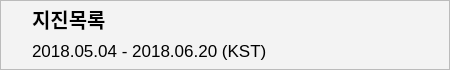
           <widget class="QFrame" name="listTopFR">
            <property name="sizePolicy">
             <sizepolicy hsizetype="Fixed" vsizetype="Fixed">
              <horstretch>0</horstretch>
              <verstretch>0</verstretch>
             </sizepolicy>
            </property>
            <property name="minimumSize">
             <size>
              <width>450</width>
              <height>70</height>
             </size>
            </property>
            <property name="maximumSize">
             <size>
              <width>450</width>
              <height>70</height>
             </size>
            </property>
            <property name="styleSheet">
             <string notr="true">background-color: rgb(243, 243, 243);</string>
            </property>
            <property name="frameShape">
             <enum>QFrame::StyledPanel</enum>
            </property>
            <property name="frameShadow">
             <enum>QFrame::Raised</enum>
            </property>
            <layout class="QGridLayout" name="gridLayout_2">
             <property name="topMargin">
              <number>5</number>
             </property>
             <property name="bottomMargin">
              <number>5</number>
             </property>
             <item row="2" column="0">
              <spacer name="horizontalSpacer_5">
               <property name="orientation">
                <enum>Qt::Horizontal</enum>
               </property>
               <property name="sizeType">
                <enum>QSizePolicy::Fixed</enum>
               </property>
               <property name="sizeHint" stdset="0">
                <size>
                 <width>20</width>
                 <height>20</height>
                </size>
               </property>
              </spacer>
             </item>
             <item row="0" column="1">
              <widget class="QLabel" name="sumLB">
               <property name="font">
                <font>
                 <pointsize>15</pointsize>
                 <weight>75</weight>
                 <bold>true</bold>
                </font>
               </property>
               <property name="text">
                <string>지진목록</string>
               </property>
              </widget>
             </item>
             <item row="2" column="1">
              <widget class="QLabel" name="sumDLB">
               <property name="sizePolicy">
                <sizepolicy hsizetype="Preferred" vsizetype="Fixed">
                 <horstretch>0</horstretch>
                 <verstretch>0</verstretch>
                </sizepolicy>
               </property>
               <property name="font">
                <font>
                 <pointsize>13</pointsize>
                </font>
               </property>
               <property name="text">
                <string>2018.05.04 - 2018.06.20 (KST)</string>
               </property>
              </widget>
             </item>
             <item row="2" column="3">
              <widget class="QPushButton" name="searchEventPB">
               <property name="sizePolicy">
                <sizepolicy hsizetype="Fixed" vsizetype="Fixed">
                 <horstretch>0</horstretch>
                 <verstretch>0</verstretch>
                </sizepolicy>
               </property>
               <property name="minimumSize">
                <size>
                 <width>30</width>
                 <height>30</height>
                </size>
               </property>
               <property name="maximumSize">
                <size>
                 <width>30</width>
                 <height>30</height>
                </size>
               </property>
               <property name="styleSheet">
                <string notr="true">background-color: rgb(243, 243, 243);</string>
               </property>
               <property name="text">
                <string/>
               </property>
               <property name="flat">
                <bool>true</bool>
               </property>
              </widget>
             </item>
             <item row="2" column="2">
              <spacer name="horizontalSpacer_6">
               <property name="orientation">
                <enum>Qt::Horizontal</enum>
               </property>
               <property name="sizeHint" stdset="0">
                <size>
                 <width>40</width>
                 <height>20</height>
                </size>
               </property>
              </spacer>
             </item>
            </layout>
           </widget>
